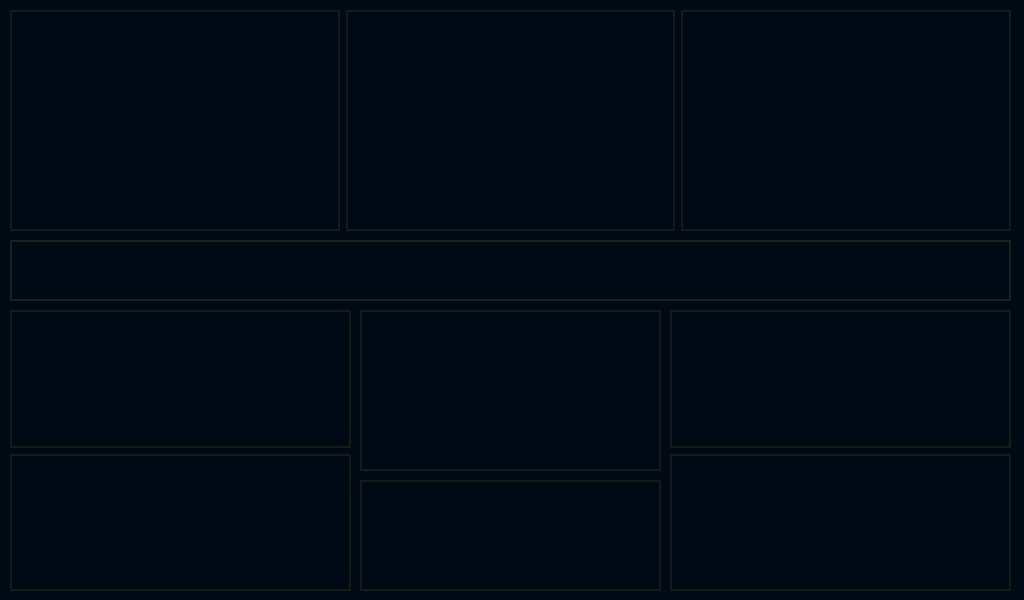
<?xml version="1.0" encoding="UTF-8"?>
<ui version="4.0">
 <class>MeteoOne</class>
 <widget class="QWidget" name="MeteoOne">
  <property name="geometry">
   <rect>
    <x>0</x>
    <y>0</y>
    <width>1024</width>
    <height>600</height>
   </rect>
  </property>
  <property name="minimumSize">
   <size>
    <width>1024</width>
    <height>600</height>
   </size>
  </property>
  <property name="maximumSize">
   <size>
    <width>1024</width>
    <height>600</height>
   </size>
  </property>
  <property name="windowTitle">
   <string>Form</string>
  </property>
  <property name="styleSheet">
   <string notr="true">background-color: rgb(0, 10, 20);</string>
  </property>
  <widget class="QFrame" name="date_frame">
   <property name="geometry">
    <rect>
     <x>10</x>
     <y>240</y>
     <width>1001</width>
     <height>61</height>
    </rect>
   </property>
   <property name="styleSheet">
    <string notr="true">border: 2px solid rgb(30,30,30);









</string>
   </property>
   <property name="frameShape">
    <enum>QFrame::Shape::Box</enum>
   </property>
   <property name="frameShadow">
    <enum>QFrame::Shadow::Raised</enum>
   </property>
   <property name="lineWidth">
    <number>5</number>
   </property>
   <widget class="QLabel" name="date_label">
    <property name="geometry">
     <rect>
      <x>17</x>
      <y>6</y>
      <width>971</width>
      <height>51</height>
     </rect>
    </property>
    <property name="font">
     <font>
      <family>Arial</family>
      <pointsize>40</pointsize>
      <bold>true</bold>
     </font>
    </property>
    <property name="styleSheet">
     <string notr="true">border: None;</string>
    </property>
    <property name="lineWidth">
     <number>0</number>
    </property>
    <property name="text">
     <string/>
    </property>
    <property name="alignment">
     <set>Qt::AlignmentFlag::AlignCenter</set>
    </property>
   </widget>
  </widget>
  <widget class="QFrame" name="time_frame">
   <property name="geometry">
    <rect>
     <x>360</x>
     <y>310</y>
     <width>301</width>
     <height>161</height>
    </rect>
   </property>
   <property name="styleSheet">
    <string notr="true">border: 2px solid rgb(25,25,25);</string>
   </property>
   <property name="frameShape">
    <enum>QFrame::Shape::Box</enum>
   </property>
   <property name="frameShadow">
    <enum>QFrame::Shadow::Raised</enum>
   </property>
   <property name="lineWidth">
    <number>5</number>
   </property>
   <widget class="QLabel" name="time_label">
    <property name="geometry">
     <rect>
      <x>10</x>
      <y>30</y>
      <width>281</width>
      <height>121</height>
     </rect>
    </property>
    <property name="font">
     <font>
      <family>Arial</family>
      <pointsize>80</pointsize>
      <bold>true</bold>
     </font>
    </property>
    <property name="styleSheet">
     <string notr="true">border: None;</string>
    </property>
    <property name="text">
     <string/>
    </property>
    <property name="alignment">
     <set>Qt::AlignmentFlag::AlignCenter</set>
    </property>
   </widget>
   <widget class="QLabel" name="time_desc_label">
    <property name="geometry">
     <rect>
      <x>10</x>
      <y>20</y>
      <width>281</width>
      <height>20</height>
     </rect>
    </property>
    <property name="font">
     <font>
      <family>Arial</family>
      <pointsize>10</pointsize>
      <bold>false</bold>
     </font>
    </property>
    <property name="styleSheet">
     <string notr="true">border: None;</string>
    </property>
    <property name="text">
     <string/>
    </property>
    <property name="alignment">
     <set>Qt::AlignmentFlag::AlignCenter</set>
    </property>
   </widget>
  </widget>
  <widget class="QWidget" name="layoutWidget">
   <property name="geometry">
    <rect>
     <x>670</x>
     <y>310</y>
     <width>341</width>
     <height>281</height>
    </rect>
   </property>
   <layout class="QVBoxLayout" name="presvis_layout">
    <item>
     <widget class="QFrame" name="pressure_frame">
      <property name="styleSheet">
       <string notr="true">border: 2px solid rgb(25,25,25);</string>
      </property>
      <property name="frameShape">
       <enum>QFrame::Shape::Box</enum>
      </property>
      <property name="frameShadow">
       <enum>QFrame::Shadow::Raised</enum>
      </property>
      <property name="lineWidth">
       <number>5</number>
      </property>
      <widget class="QLabel" name="pressure_desc_label">
       <property name="geometry">
        <rect>
         <x>10</x>
         <y>10</y>
         <width>321</width>
         <height>20</height>
        </rect>
       </property>
       <property name="font">
        <font>
         <family>Arial</family>
         <pointsize>10</pointsize>
         <bold>false</bold>
        </font>
       </property>
       <property name="styleSheet">
        <string notr="true">border: None;</string>
       </property>
       <property name="text">
        <string/>
       </property>
       <property name="alignment">
        <set>Qt::AlignmentFlag::AlignCenter</set>
       </property>
      </widget>
      <widget class="QLabel" name="pressure_info_label">
       <property name="geometry">
        <rect>
         <x>18</x>
         <y>40</y>
         <width>301</width>
         <height>71</height>
        </rect>
       </property>
       <property name="font">
        <font>
         <family>Arial</family>
         <pointsize>25</pointsize>
         <bold>true</bold>
        </font>
       </property>
       <property name="styleSheet">
        <string notr="true">border: None;</string>
       </property>
       <property name="text">
        <string/>
       </property>
       <property name="alignment">
        <set>Qt::AlignmentFlag::AlignCenter</set>
       </property>
      </widget>
     </widget>
    </item>
    <item>
     <widget class="QFrame" name="visibility_frame">
      <property name="styleSheet">
       <string notr="true">border: 2px solid rgb(25,25,25);</string>
      </property>
      <property name="frameShape">
       <enum>QFrame::Shape::Box</enum>
      </property>
      <property name="frameShadow">
       <enum>QFrame::Shadow::Raised</enum>
      </property>
      <property name="lineWidth">
       <number>5</number>
      </property>
      <widget class="QLabel" name="visibility_desc_label">
       <property name="geometry">
        <rect>
         <x>10</x>
         <y>10</y>
         <width>321</width>
         <height>20</height>
        </rect>
       </property>
       <property name="font">
        <font>
         <family>Arial</family>
         <pointsize>10</pointsize>
         <bold>false</bold>
        </font>
       </property>
       <property name="styleSheet">
        <string notr="true">border: None;</string>
       </property>
       <property name="text">
        <string/>
       </property>
       <property name="alignment">
        <set>Qt::AlignmentFlag::AlignCenter</set>
       </property>
      </widget>
      <widget class="QLabel" name="visibiliy_info_label">
       <property name="geometry">
        <rect>
         <x>10</x>
         <y>40</y>
         <width>321</width>
         <height>71</height>
        </rect>
       </property>
       <property name="font">
        <font>
         <family>Arial</family>
         <pointsize>25</pointsize>
         <bold>true</bold>
        </font>
       </property>
       <property name="styleSheet">
        <string notr="true">border: None;</string>
       </property>
       <property name="text">
        <string/>
       </property>
       <property name="alignment">
        <set>Qt::AlignmentFlag::AlignCenter</set>
       </property>
      </widget>
     </widget>
    </item>
   </layout>
  </widget>
  <widget class="QWidget" name="layoutWidget">
   <property name="geometry">
    <rect>
     <x>10</x>
     <y>10</y>
     <width>1001</width>
     <height>221</height>
    </rect>
   </property>
   <layout class="QHBoxLayout" name="horizontalLayout">
    <item>
     <widget class="QFrame" name="gps_frame">
      <property name="styleSheet">
       <string notr="true">border: 2px solid rgb(25,25,25);









</string>
      </property>
      <property name="frameShape">
       <enum>QFrame::Shape::Box</enum>
      </property>
      <property name="frameShadow">
       <enum>QFrame::Shadow::Raised</enum>
      </property>
      <property name="lineWidth">
       <number>5</number>
      </property>
      <widget class="QLabel" name="gps_desc_label">
       <property name="geometry">
        <rect>
         <x>10</x>
         <y>10</y>
         <width>301</width>
         <height>20</height>
        </rect>
       </property>
       <property name="font">
        <font>
         <family>Arial</family>
         <pointsize>10</pointsize>
         <bold>false</bold>
        </font>
       </property>
       <property name="styleSheet">
        <string notr="true">border: None;</string>
       </property>
       <property name="text">
        <string/>
       </property>
       <property name="alignment">
        <set>Qt::AlignmentFlag::AlignCenter</set>
       </property>
      </widget>
      <widget class="QLabel" name="city_name_label">
       <property name="geometry">
        <rect>
         <x>10</x>
         <y>60</y>
         <width>301</width>
         <height>20</height>
        </rect>
       </property>
       <property name="font">
        <font>
         <family>Arial</family>
         <pointsize>15</pointsize>
         <bold>true</bold>
        </font>
       </property>
       <property name="styleSheet">
        <string notr="true">border: None;</string>
       </property>
       <property name="text">
        <string/>
       </property>
       <property name="alignment">
        <set>Qt::AlignmentFlag::AlignCenter</set>
       </property>
      </widget>
      <widget class="QWidget" name="layoutWidget">
       <property name="geometry">
        <rect>
         <x>20</x>
         <y>111</y>
         <width>281</width>
         <height>20</height>
        </rect>
       </property>
       <layout class="QHBoxLayout" name="longlat_desc_layout">
        <property name="spacing">
         <number>0</number>
        </property>
        <item>
         <widget class="QLabel" name="gps_lat_desc_label">
          <property name="font">
           <font>
            <family>Arial</family>
            <pointsize>10</pointsize>
            <bold>false</bold>
           </font>
          </property>
          <property name="styleSheet">
           <string notr="true">border: None;</string>
          </property>
          <property name="text">
           <string/>
          </property>
          <property name="alignment">
           <set>Qt::AlignmentFlag::AlignCenter</set>
          </property>
         </widget>
        </item>
        <item>
         <widget class="QLabel" name="gps_long_desc_label">
          <property name="font">
           <font>
            <family>Arial</family>
            <pointsize>10</pointsize>
            <bold>false</bold>
           </font>
          </property>
          <property name="styleSheet">
           <string notr="true">border: None;</string>
          </property>
          <property name="text">
           <string/>
          </property>
          <property name="alignment">
           <set>Qt::AlignmentFlag::AlignCenter</set>
          </property>
         </widget>
        </item>
       </layout>
      </widget>
      <widget class="QWidget" name="layoutWidget">
       <property name="geometry">
        <rect>
         <x>20</x>
         <y>140</y>
         <width>281</width>
         <height>34</height>
        </rect>
       </property>
       <layout class="QHBoxLayout" name="longlat_layout">
        <property name="spacing">
         <number>0</number>
        </property>
        <item>
         <widget class="QLabel" name="latitude_label">
          <property name="font">
           <font>
            <family>Arial</family>
            <pointsize>20</pointsize>
            <bold>true</bold>
           </font>
          </property>
          <property name="styleSheet">
           <string notr="true">border: None;</string>
          </property>
          <property name="text">
           <string/>
          </property>
          <property name="alignment">
           <set>Qt::AlignmentFlag::AlignCenter</set>
          </property>
         </widget>
        </item>
        <item>
         <widget class="QLabel" name="longitude_label">
          <property name="font">
           <font>
            <family>Arial</family>
            <pointsize>20</pointsize>
            <bold>true</bold>
           </font>
          </property>
          <property name="styleSheet">
           <string notr="true">border: None;</string>
          </property>
          <property name="text">
           <string/>
          </property>
          <property name="alignment">
           <set>Qt::AlignmentFlag::AlignCenter</set>
          </property>
         </widget>
        </item>
       </layout>
      </widget>
     </widget>
    </item>
    <item>
     <widget class="QFrame" name="conditions_frame">
      <property name="styleSheet">
       <string notr="true">border: 2px solid rgb(25,25,25);









</string>
      </property>
      <property name="frameShape">
       <enum>QFrame::Shape::Box</enum>
      </property>
      <property name="frameShadow">
       <enum>QFrame::Shadow::Raised</enum>
      </property>
      <property name="lineWidth">
       <number>5</number>
      </property>
      <widget class="QLabel" name="image_label">
       <property name="geometry">
        <rect>
         <x>21</x>
         <y>8</y>
         <width>281</width>
         <height>201</height>
        </rect>
       </property>
       <property name="styleSheet">
        <string notr="true">border: None</string>
       </property>
       <property name="text">
        <string/>
       </property>
       <property name="alignment">
        <set>Qt::AlignmentFlag::AlignCenter</set>
       </property>
      </widget>
     </widget>
    </item>
    <item>
     <widget class="QFrame" name="temp_frame">
      <property name="styleSheet">
       <string notr="true">border: 2px solid rgb(25,25,25);









</string>
      </property>
      <property name="frameShape">
       <enum>QFrame::Shape::Box</enum>
      </property>
      <property name="frameShadow">
       <enum>QFrame::Shadow::Raised</enum>
      </property>
      <property name="lineWidth">
       <number>5</number>
      </property>
      <widget class="QLabel" name="temp_desc_label">
       <property name="geometry">
        <rect>
         <x>10</x>
         <y>11</y>
         <width>301</width>
         <height>20</height>
        </rect>
       </property>
       <property name="font">
        <font>
         <family>Arial</family>
         <pointsize>10</pointsize>
         <bold>false</bold>
        </font>
       </property>
       <property name="styleSheet">
        <string notr="true">border: None;</string>
       </property>
       <property name="text">
        <string/>
       </property>
       <property name="alignment">
        <set>Qt::AlignmentFlag::AlignCenter</set>
       </property>
      </widget>
      <widget class="QLabel" name="temp_label">
       <property name="geometry">
        <rect>
         <x>10</x>
         <y>50</y>
         <width>301</width>
         <height>81</height>
        </rect>
       </property>
       <property name="font">
        <font>
         <family>Arial</family>
         <pointsize>85</pointsize>
         <bold>true</bold>
        </font>
       </property>
       <property name="styleSheet">
        <string notr="true">border: None;</string>
       </property>
       <property name="text">
        <string/>
       </property>
       <property name="alignment">
        <set>Qt::AlignmentFlag::AlignCenter</set>
       </property>
      </widget>
      <widget class="QWidget" name="layoutWidget">
       <property name="geometry">
        <rect>
         <x>6</x>
         <y>145</y>
         <width>311</width>
         <height>31</height>
        </rect>
       </property>
       <layout class="QHBoxLayout" name="temp_desc_layout">
        <property name="spacing">
         <number>0</number>
        </property>
        <item>
         <widget class="QLabel" name="feeling_desc_label">
          <property name="font">
           <font>
            <family>Arial</family>
            <pointsize>10</pointsize>
            <bold>false</bold>
           </font>
          </property>
          <property name="styleSheet">
           <string notr="true">border: None;</string>
          </property>
          <property name="text">
           <string/>
          </property>
          <property name="alignment">
           <set>Qt::AlignmentFlag::AlignCenter</set>
          </property>
         </widget>
        </item>
        <item>
         <widget class="QLabel" name="minimal_desc_label">
          <property name="font">
           <font>
            <family>Arial</family>
            <pointsize>10</pointsize>
            <bold>false</bold>
           </font>
          </property>
          <property name="styleSheet">
           <string notr="true">border: None;</string>
          </property>
          <property name="text">
           <string/>
          </property>
          <property name="alignment">
           <set>Qt::AlignmentFlag::AlignCenter</set>
          </property>
         </widget>
        </item>
        <item>
         <widget class="QLabel" name="maximal_desc_label">
          <property name="font">
           <font>
            <family>Arial</family>
            <pointsize>10</pointsize>
            <bold>false</bold>
           </font>
          </property>
          <property name="styleSheet">
           <string notr="true">border: None;</string>
          </property>
          <property name="text">
           <string/>
          </property>
          <property name="alignment">
           <set>Qt::AlignmentFlag::AlignCenter</set>
          </property>
         </widget>
        </item>
       </layout>
      </widget>
      <widget class="QWidget" name="layoutWidget_2">
       <property name="geometry">
        <rect>
         <x>6</x>
         <y>170</y>
         <width>311</width>
         <height>41</height>
        </rect>
       </property>
       <layout class="QHBoxLayout" name="temp_layout">
        <property name="spacing">
         <number>0</number>
        </property>
        <item>
         <widget class="QLabel" name="feeling_temp_label">
          <property name="font">
           <font>
            <family>Arial</family>
            <pointsize>25</pointsize>
            <bold>true</bold>
           </font>
          </property>
          <property name="styleSheet">
           <string notr="true">border: None;</string>
          </property>
          <property name="text">
           <string/>
          </property>
          <property name="alignment">
           <set>Qt::AlignmentFlag::AlignCenter</set>
          </property>
         </widget>
        </item>
        <item>
         <widget class="QLabel" name="minimal_temp_label">
          <property name="font">
           <font>
            <family>Arial</family>
            <pointsize>25</pointsize>
            <bold>true</bold>
           </font>
          </property>
          <property name="styleSheet">
           <string notr="true">border: None;</string>
          </property>
          <property name="text">
           <string/>
          </property>
          <property name="alignment">
           <set>Qt::AlignmentFlag::AlignCenter</set>
          </property>
         </widget>
        </item>
        <item>
         <widget class="QLabel" name="maximal_temp_label">
          <property name="font">
           <font>
            <family>Arial</family>
            <pointsize>25</pointsize>
            <bold>true</bold>
           </font>
          </property>
          <property name="styleSheet">
           <string notr="true">border: None;</string>
          </property>
          <property name="text">
           <string/>
          </property>
          <property name="alignment">
           <set>Qt::AlignmentFlag::AlignCenter</set>
          </property>
         </widget>
        </item>
       </layout>
      </widget>
     </widget>
    </item>
   </layout>
  </widget>
  <widget class="QWidget" name="layoutWidget">
   <property name="geometry">
    <rect>
     <x>10</x>
     <y>310</y>
     <width>341</width>
     <height>281</height>
    </rect>
   </property>
   <layout class="QVBoxLayout" name="sun_wind_layout">
    <item>
     <widget class="QFrame" name="wind_frame">
      <property name="styleSheet">
       <string notr="true">border: 2px solid rgb(25,25,25);









</string>
      </property>
      <property name="frameShape">
       <enum>QFrame::Shape::Box</enum>
      </property>
      <property name="frameShadow">
       <enum>QFrame::Shadow::Raised</enum>
      </property>
      <property name="lineWidth">
       <number>5</number>
      </property>
      <widget class="QLabel" name="wind_desc_label">
       <property name="geometry">
        <rect>
         <x>10</x>
         <y>10</y>
         <width>321</width>
         <height>20</height>
        </rect>
       </property>
       <property name="font">
        <font>
         <family>Arial</family>
         <pointsize>10</pointsize>
         <bold>false</bold>
        </font>
       </property>
       <property name="styleSheet">
        <string notr="true">border: None;</string>
       </property>
       <property name="text">
        <string/>
       </property>
       <property name="alignment">
        <set>Qt::AlignmentFlag::AlignCenter</set>
       </property>
      </widget>
      <widget class="QWidget" name="layoutWidget">
       <property name="geometry">
        <rect>
         <x>30</x>
         <y>43</y>
         <width>301</width>
         <height>71</height>
        </rect>
       </property>
       <layout class="QHBoxLayout" name="wind_layout">
        <property name="spacing">
         <number>0</number>
        </property>
        <item>
         <widget class="QLabel" name="wind_speed_label">
          <property name="font">
           <font>
            <family>Arial</family>
            <pointsize>25</pointsize>
            <bold>true</bold>
           </font>
          </property>
          <property name="styleSheet">
           <string notr="true">border: None;</string>
          </property>
          <property name="text">
           <string/>
          </property>
          <property name="alignment">
           <set>Qt::AlignmentFlag::AlignCenter</set>
          </property>
         </widget>
        </item>
        <item>
         <widget class="QLabel" name="wind_orient_label">
          <property name="font">
           <font>
            <family>Arial</family>
            <pointsize>25</pointsize>
            <bold>true</bold>
           </font>
          </property>
          <property name="styleSheet">
           <string notr="true">border: None;</string>
          </property>
          <property name="text">
           <string/>
          </property>
          <property name="alignment">
           <set>Qt::AlignmentFlag::AlignCenter</set>
          </property>
         </widget>
        </item>
       </layout>
      </widget>
     </widget>
    </item>
    <item>
     <widget class="QFrame" name="sun_frame">
      <property name="styleSheet">
       <string notr="true">border: 2px solid rgb(25,25,25);</string>
      </property>
      <property name="frameShape">
       <enum>QFrame::Shape::Box</enum>
      </property>
      <property name="frameShadow">
       <enum>QFrame::Shadow::Raised</enum>
      </property>
      <property name="lineWidth">
       <number>5</number>
      </property>
      <widget class="QWidget" name="layoutWidget">
       <property name="geometry">
        <rect>
         <x>20</x>
         <y>40</y>
         <width>301</width>
         <height>21</height>
        </rect>
       </property>
       <layout class="QHBoxLayout" name="sunrisesunset_desc_layout">
        <property name="spacing">
         <number>0</number>
        </property>
        <item>
         <widget class="QLabel" name="sunrise_desc_label">
          <property name="font">
           <font>
            <family>Arial</family>
            <pointsize>10</pointsize>
            <bold>false</bold>
           </font>
          </property>
          <property name="styleSheet">
           <string notr="true">border: None;</string>
          </property>
          <property name="text">
           <string/>
          </property>
          <property name="alignment">
           <set>Qt::AlignmentFlag::AlignCenter</set>
          </property>
         </widget>
        </item>
        <item>
         <widget class="QLabel" name="sunset_desc_label">
          <property name="font">
           <font>
            <family>Arial</family>
            <pointsize>10</pointsize>
            <bold>false</bold>
           </font>
          </property>
          <property name="styleSheet">
           <string notr="true">border: None;</string>
          </property>
          <property name="text">
           <string/>
          </property>
          <property name="alignment">
           <set>Qt::AlignmentFlag::AlignCenter</set>
          </property>
         </widget>
        </item>
       </layout>
      </widget>
      <widget class="QWidget" name="layoutWidget">
       <property name="geometry">
        <rect>
         <x>20</x>
         <y>70</y>
         <width>301</width>
         <height>51</height>
        </rect>
       </property>
       <layout class="QHBoxLayout" name="sunrisesunset_layout">
        <property name="spacing">
         <number>0</number>
        </property>
        <item>
         <widget class="QLabel" name="sunrise_label">
          <property name="font">
           <font>
            <family>Arial</family>
            <pointsize>25</pointsize>
            <bold>true</bold>
           </font>
          </property>
          <property name="styleSheet">
           <string notr="true">border: None;</string>
          </property>
          <property name="text">
           <string/>
          </property>
          <property name="alignment">
           <set>Qt::AlignmentFlag::AlignCenter</set>
          </property>
         </widget>
        </item>
        <item>
         <widget class="QLabel" name="sunset_label">
          <property name="font">
           <font>
            <family>Arial</family>
            <pointsize>25</pointsize>
            <bold>true</bold>
           </font>
          </property>
          <property name="styleSheet">
           <string notr="true">border: None;</string>
          </property>
          <property name="text">
           <string/>
          </property>
          <property name="alignment">
           <set>Qt::AlignmentFlag::AlignCenter</set>
          </property>
         </widget>
        </item>
       </layout>
      </widget>
      <widget class="QPushButton" name="sun_desc_button">
       <property name="geometry">
        <rect>
         <x>10</x>
         <y>5</y>
         <width>321</width>
         <height>31</height>
        </rect>
       </property>
       <property name="font">
        <font>
         <family>Arial</family>
         <pointsize>10</pointsize>
        </font>
       </property>
       <property name="styleSheet">
        <string notr="true">border: None</string>
       </property>
       <property name="text">
        <string/>
       </property>
      </widget>
     </widget>
    </item>
   </layout>
  </widget>
  <widget class="QFrame" name="humidity_frame">
   <property name="geometry">
    <rect>
     <x>360</x>
     <y>480</y>
     <width>301</width>
     <height>111</height>
    </rect>
   </property>
   <property name="styleSheet">
    <string notr="true">border: 2px solid rgb(25,25,25);</string>
   </property>
   <property name="frameShape">
    <enum>QFrame::Shape::Box</enum>
   </property>
   <property name="frameShadow">
    <enum>QFrame::Shadow::Raised</enum>
   </property>
   <property name="lineWidth">
    <number>5</number>
   </property>
   <widget class="QLabel" name="humidity_desc_label">
    <property name="geometry">
     <rect>
      <x>10</x>
      <y>10</y>
      <width>281</width>
      <height>20</height>
     </rect>
    </property>
    <property name="font">
     <font>
      <family>Arial</family>
      <pointsize>10</pointsize>
      <bold>false</bold>
     </font>
    </property>
    <property name="styleSheet">
     <string notr="true">border: None;</string>
    </property>
    <property name="text">
     <string/>
    </property>
    <property name="alignment">
     <set>Qt::AlignmentFlag::AlignCenter</set>
    </property>
   </widget>
   <widget class="QLabel" name="humidity_info_label">
    <property name="geometry">
     <rect>
      <x>10</x>
      <y>30</y>
      <width>281</width>
      <height>61</height>
     </rect>
    </property>
    <property name="font">
     <font>
      <family>Arial</family>
      <pointsize>25</pointsize>
      <bold>true</bold>
     </font>
    </property>
    <property name="styleSheet">
     <string notr="true">border: None;</string>
    </property>
    <property name="text">
     <string/>
    </property>
    <property name="alignment">
     <set>Qt::AlignmentFlag::AlignCenter</set>
    </property>
   </widget>
  </widget>
 </widget>
 <resources/>
 <connections/>
</ui>
